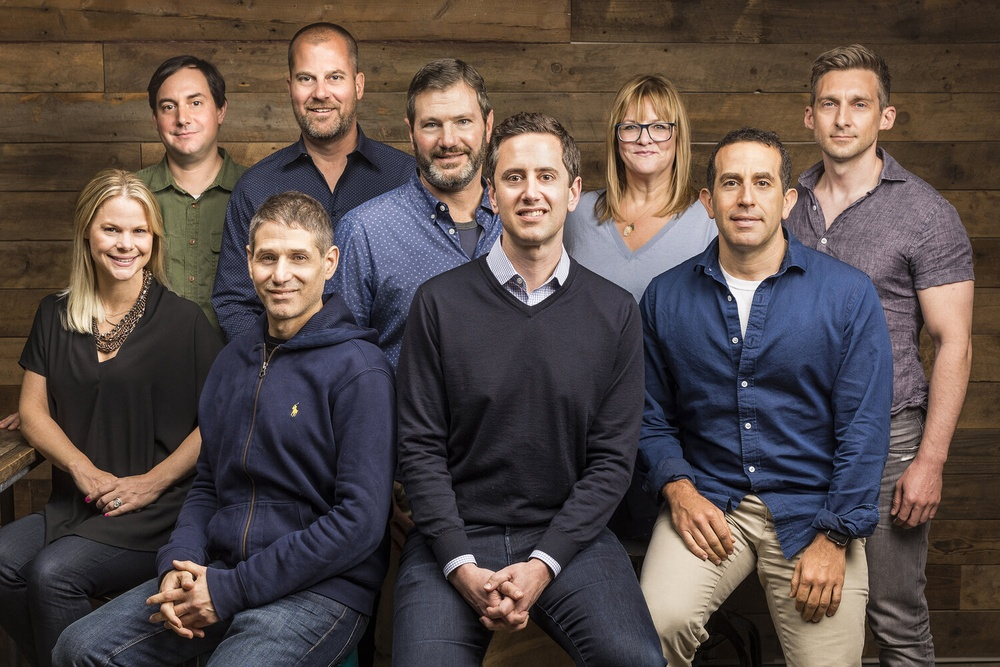
#> input picture opencv/practise/people.jpg, 1000 x 667 px, shrunk from 1500 x 1000 before the run
$ jupyter execute 'face Detection.ipynb'
#> lines starting #> are read from the running program, lines starting #| are printed output that depends on the picture
[cell 1]
import numpy as np
import pandas as pd
import matplotlib.pyplot as plt
import cv2

[cell 2]
img=cv2.imread('people.jpg')
#> img is the input picture: shape (667, 1000, 3); mean B, G, R 71.5, 75, 87.1
image=cv2.cvtColor(img,cv2.COLOR_BGR2RGB)
plt.imshow(image)

[cell 3]
gray=cv2.cvtColor(image,cv2.COLOR_RGB2GRAY)
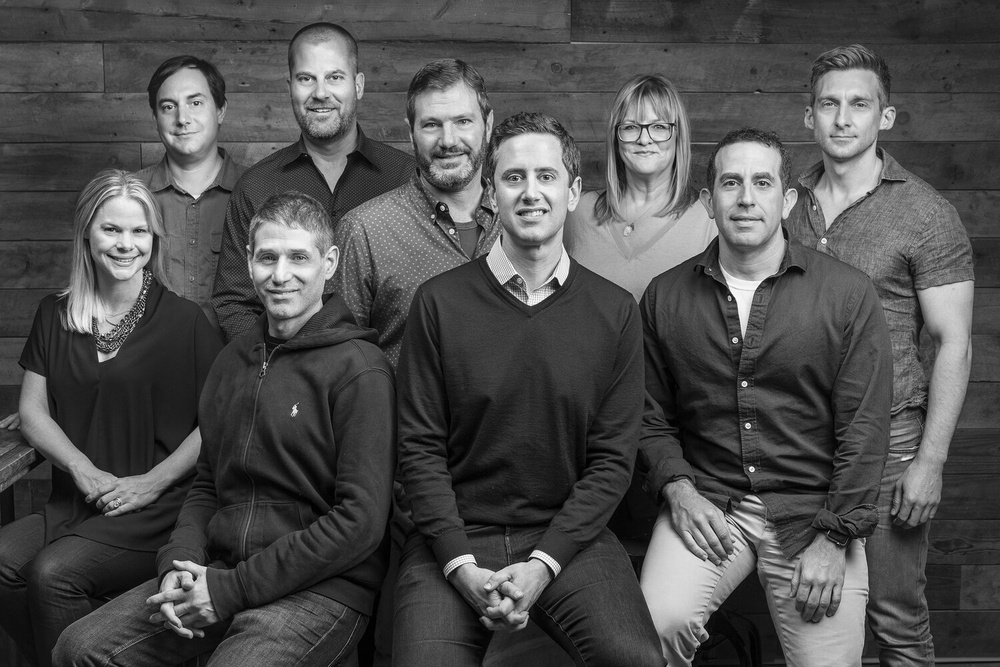
#> gray: shape (667, 1000); min 0, max 255, mean 78.3

[cell 4]
face_cascade=cv2.CascadeClassifier('haarcascade_frontalface_alt.xml')
eye_cascade=cv2.CascadeClassifier('eyes.xml')
eyes = eye_cascade.detectMultiScale(gray, 1.1, 3)
#> eyes = [[322, 64, 25, 25], [294, 67, 23, 23], [184, 93, 22, 22], [847, 91, 25, 25], [157, 97, 22, 22], [532, 164, 25, 25], [502, 165, 25, 25], [750, 172, 23, 23], [718, 171, 25, 25], [257, 246, 23, 23], [286, 246, 24, 24]]
faces = face_cascade.detectMultiScale(gray, 1.3, 5)
#> faces = [[281, 46, 82, 82], [146, 76, 73, 73], [802, 72, 84, 84], [700, 148, 89, 89], [87, 200, 77, 77], [405, 91, 85, 85], [483, 139, 96, 96], [238, 223, 90, 90]]
print(len(faces))
#| 8
print(faces)
#| [[281  46  82  82]
#|  [146  76  73  73]
#|  [802  72  84  84]
#|  [700 148  89  89]
#|  [ 87 200  77  77]
#|  [405  91  85  85]
#|  [483 139  96  96]
#|  [238 223  90  90]]

[cell 5]
detect_image=np.copy(image)
plt.imshow(detect_image)

[cell 6]
for (x,y,w,h) in faces:
    detected_image=cv2.rectangle(detect_image,(x,y),(x+w,y+h),(0,0,255),3)
    roi_color=detect_image[y:y+h,x:x+w]
    for (x,y,w,h) in eyes:
        images = cv2.rectangle(roi_color,(x,y),(x+w,y+h),(0,255,0),1)
    plt.figure(figsize=(5, 5))
    plt.imshow(roi_color)
    plt.title('Detected eyes')
#> this loop made 8 passes
#> pass 1, `roi_color=detect_image[y:y+h,x:x+w]`:
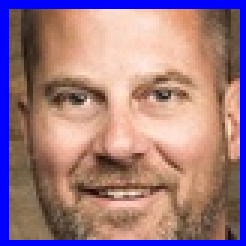
#> roi_color: shape (82, 82, 3) (shown 3 times larger); mean R, G, B 157.5, 121.2, 130.5
#> pass 2, `detected_image=cv2.rectangle(detect_image,(x,y),(x+w,y+h),(0,0,255),3)`:
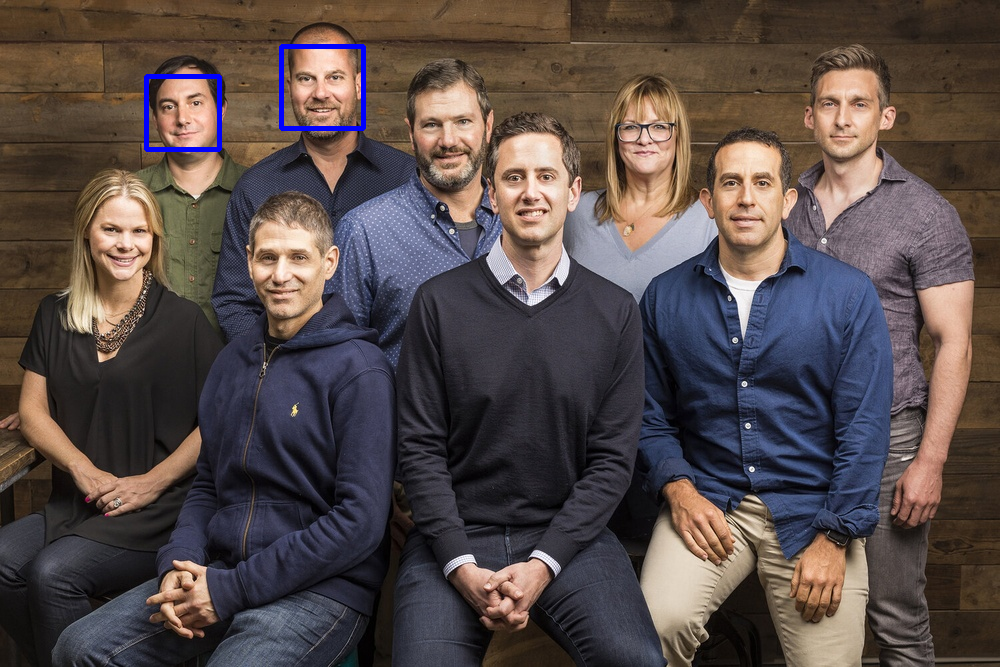
#> detected_image: shape (667, 1000, 3); mean R, G, B 86.6, 74.6, 72.3
#> pass 2, `roi_color=detect_image[y:y+h,x:x+w]`:
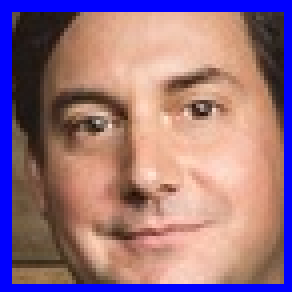
#> roi_color: shape (73, 73, 3) (shown 4 times larger); mean R, G, B 151.9, 114.6, 129.4
#> after the loop:
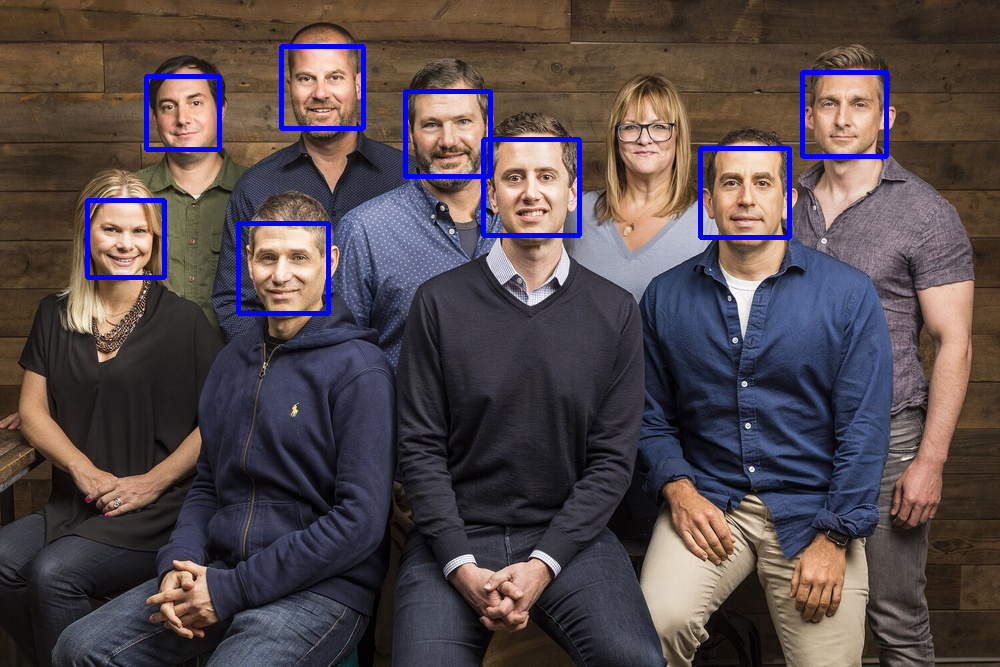
#> detect_image: shape (667, 1000, 3); mean R, G, B 84.6, 72.9, 74.8
#> after the loop:
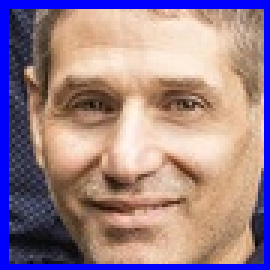
#> roi_color: shape (90, 90, 3) (shown 3 times larger); mean R, G, B 156.3, 129.4, 138.7
plt.imshow(detected_image)
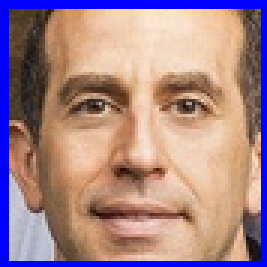
#> shown: shape (89, 89, 3) (shown 3 times larger); mean R, G, B 165.3, 132.5, 137.5
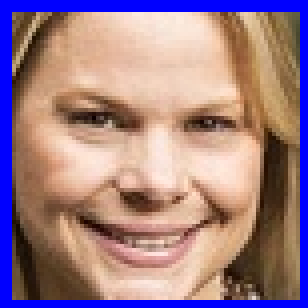
#> shown: shape (77, 77, 3) (shown 4 times larger); mean R, G, B 158.3, 125.9, 135.1
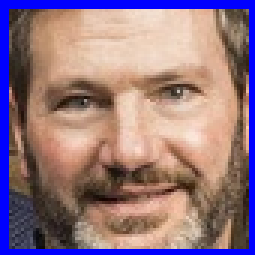
#> shown: shape (85, 85, 3) (shown 3 times larger); mean R, G, B 147.2, 118.1, 129.3
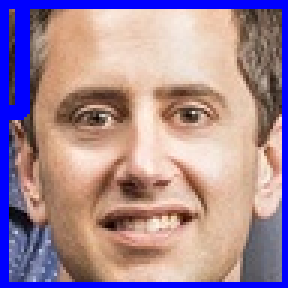
#> shown: shape (96, 96, 3) (shown 3 times larger); mean R, G, B 163.9, 135.5, 151.1

$ run again, with opencv/practise/mop.jpg copied over opencv/practise/people.jpg
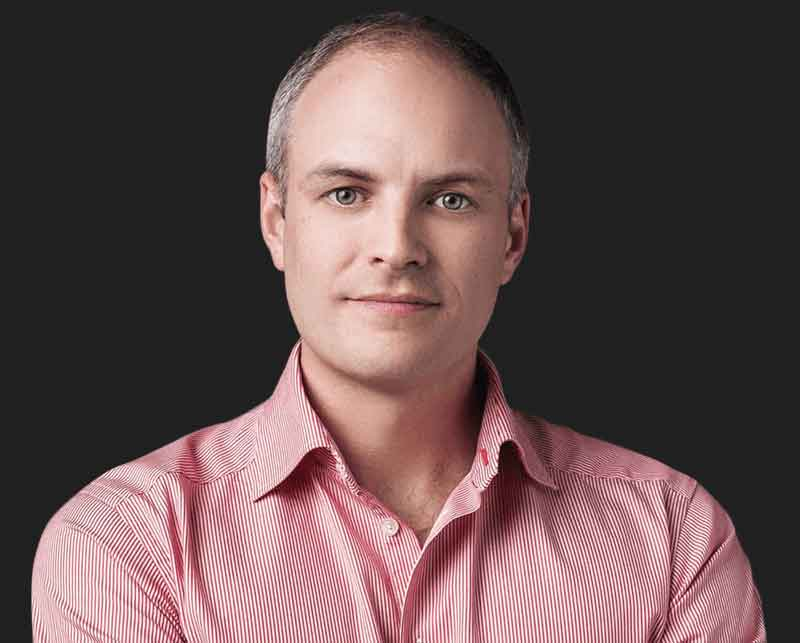
#> input picture opencv/practise/mop.jpg, 800 x 643 px
#> img is the input picture: shape (643, 800, 3); mean B, G, R 80.1, 79.6, 100.8
#> `gray=cv2.cvtColor(image,cv2.COLOR_RGB2GRAY)`:
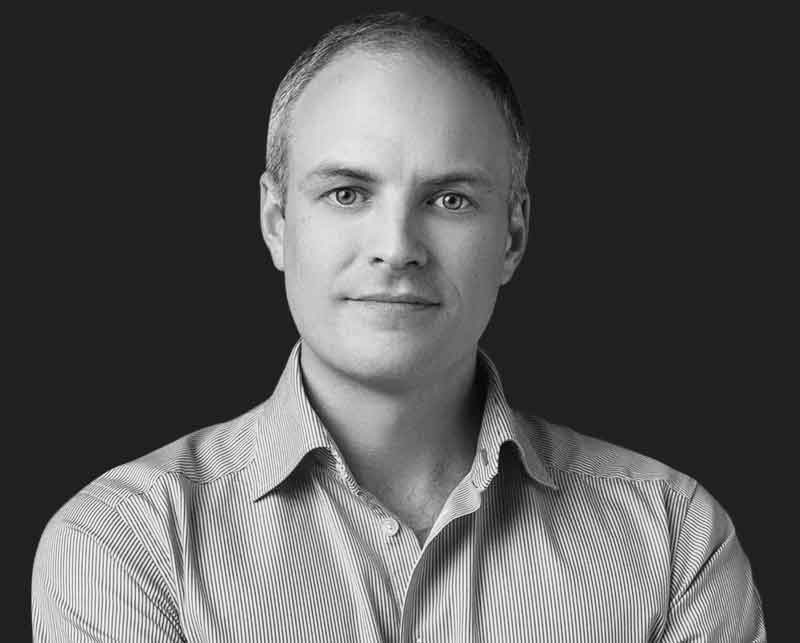
#> gray: shape (643, 800); min 2, max 252, mean 86
#> eyes = [[317, 166, 57, 57], [417, 173, 55, 55], [401, 253, 25, 25]]
#> faces = [[251, 86, 287, 287]]
#| 1
#| [[251  86 287 287]]
#> the loop `for (x,y,w,h) in faces:` made 1 pass
#> `[cell 6] for (x,y,w,h) in faces: detected_image=cv2.rectangle(detect_i..`:
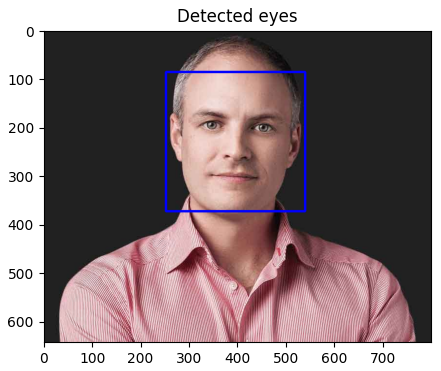
#> figure drawn by matplotlib, 1 panel
